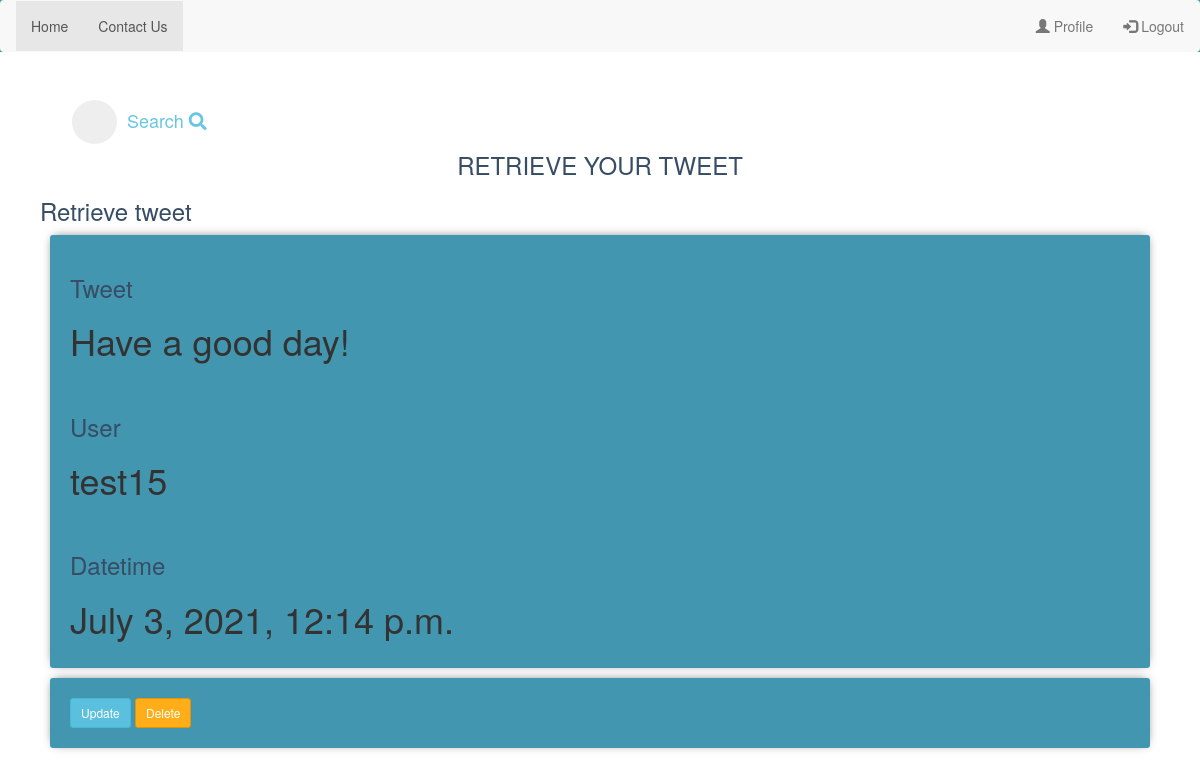
The app's page /retrieve_tweet/1/ (signed in) with its own data.
### to_do/models.py (models this page shows, shortened)
class NewTweet(models.Model):
    tweet = models.CharField(max_length=255, blank=True)
    user = models.ForeignKey(User, on_delete=models.CASCADE)
    date_create = models.DateTimeField(auto_now_add=True)

### to_do/views.py (the view)
# urls.py: path('retrieve_tweet/<int:tweet_id>/', views.retrieve_tweet, name='retrieve_tweet'),
@login_required()
def retrieve_tweet(request, tweet_id):
    tweet_retrieve = get_object_or_404(NewTweet, id=tweet_id)
    return render(request, 'to_do/retrieve.html', {'tweet': tweet_retrieve})

### to_do/templates/to_do/retrieve.html
{% extends 'to_do/base.html' %}
{% block content %}
<div class="center" style="text-align: center; text-transform: uppercase;">
    <h3>Retrieve Your Tweet</h3>
</div>
<h3>Retrieve tweet</h3>
<div class="item-row">
    <h3>Tweet</h3>
    <h1>{{ tweet.tweet }}</h1>
    <br>
    <h3>User</h3>
    <h1>{{ tweet.user}}</h1>
    <br>
    <h3>Datetime</h3>
    <h1>{{ tweet.date_create }}</h1>
</div>
<div class="item-row">
      <a class="btn btn-sm btn-info" href="{% url 'tweet_update' tweet.id %}">Update</a>
     <a class="btn btn-sm btn-danger" href="{% url 'tweet_delete' tweet.id %}">Delete</a>
      </div>
{% endblock content %}

### to_do/templates/to_do/base.html (style rules this page uses)
h3 { color: #374d65; }
body { background-color: #4396af; }
.item-row { background-color: #4396af; margin: 10px; padding: 20px; border-radius: 3px; font-size: 16px; box-shadow: 0px -1px 10px -4px rgba(0, 0, 0, 0.75); }
.btn-danger { background-color: #ffae19; border-color: #e59400; }
a { color: white; }

### records on screen
NewTweet: tweet "Have a good day!", user "test15", date_create "July 3, 2021, 12:14 p.m."
